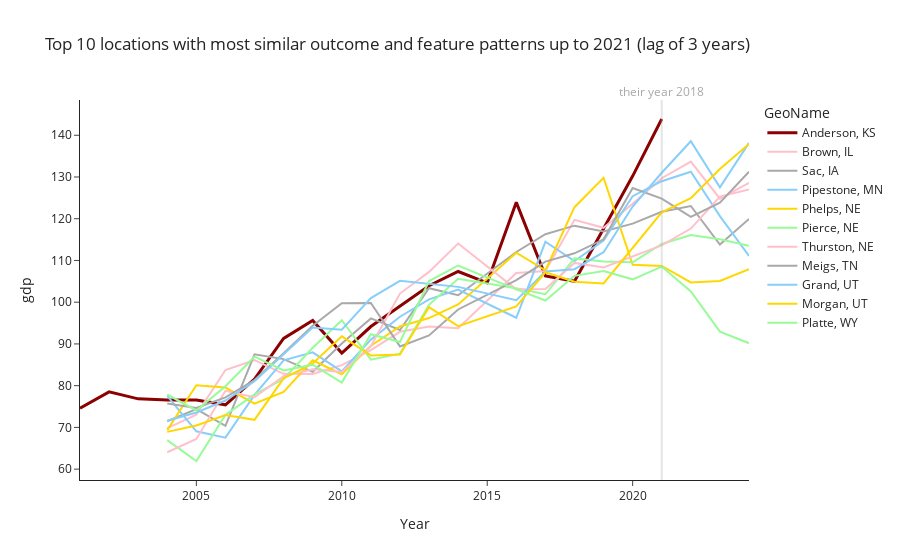

This figure's notebook cell:
### Code cell
# if you want the full dataframe with distances, 
# you still can get this
# it's just boring to print it all over again
#f.find_euclidean_kins()
#display(f.euclidean_kins)

# or, you can plot the few top ranked cities:
f.plot_kins()

### Figure 1 — Plotly figure (JSON) as saved in the notebook; plotly's stock layout.template omitted (floating-point values rounded to 4 significant figures)
{"data": [{"line": {"color": "darkred", "width": 3}, "mode": "lines", "name": "Anderson, KS", "text": "Anderson, KS", "textposition": "top right", "type": "scatter", "x": [2001, 2002, 2003, 2004, 2005, 2006, 2007, 2008, 2009, 2010, 2011, 2013, 2014, 2015, 2016, 2017, 2018, 2019, 2020, 2021], "y": [74.59, 78.51, 76.84, 76.59, 76.55, 75.4, 81.58, 91.31, 95.64, 87.82, 94.17, 104.0, 107.4, 104.6, 123.9, 106.3, 105.0, 117.6, 130.2, 143.9]}, {"line": {"color": "#FFC0CB"}, "mode": "lines", "name": "Brown, IL", "text": "Brown, IL", "textposition": "top right", "type": "scatter", "x": [2004, 2005, 2006, 2007, 2008, 2009, 2010, 2011, 2012, 2013, 2014, 2016, 2017, 2018, 2019, 2020, 2021, 2022, 2023, 2024], "y": [69.84, 73.07, 83.74, 86.11, 82.83, 82.82, 84.91, 88.54, 92.91, 94.17, 93.78, 107.0, 107.5, 119.7, 117.8, 123.6, 129.7, 133.7, 124.8, 128.6]}, {"line": {"color": "#A9A9A9"}, "mode": "lines", "name": "Sac, IA", "text": "Sac, IA", "textposition": "top right", "type": "scatter", "x": [2004, 2005, 2006, 2007, 2008, 2009, 2010, 2011, 2012, 2013, 2014, 2016, 2017, 2018, 2019, 2020, 2021, 2022, 2023, 2024], "y": [71.46, 74.38, 70.37, 87.52, 86.36, 83.31, 90.1, 96.12, 93.34, 103.3, 101.7, 112.0, 116.3, 118.3, 116.9, 118.8, 121.7, 123.1, 113.8, 119.9]}, {"line": {"color": "#87CEFA"}, "mode": "lines", "name": "Pipestone, MN", "text": "Pipestone, MN", "textposition": "top right", "type": "scatter", "x": [2004, 2005, 2006, 2007, 2008, 2009, 2010, 2011, 2012, 2013, 2014, 2016, 2017, 2018, 2019, 2020, 2021, 2022, 2023, 2024], "y": [77.54, 69.06, 67.54, 77.79, 86.09, 87.99, 83.41, 91.04, 96.51, 100.7, 103.0, 96.27, 114.5, 109.9, 114.8, 125.4, 129.0, 131.2, 120.6, 111.1]}, {"line": {"color": "#FFD700"}, "mode": "lines", "name": "Phelps, NE", "text": "Phelps, NE", "textposition": "top right", "type": "scatter", "x": [2004, 2005, 2006, 2007, 2008, 2009, 2010, 2011, 2012, 2013, 2014, 2016, 2017, 2018, 2019, 2020, 2021, 2022, 2023, 2024], "y": [69.35, 80.1, 79.55, 75.7, 78.5, 86.09, 82.74, 89.58, 94.19, 96.2, 99.47, 111.9, 107.6, 122.8, 129.8, 108.9, 108.7, 104.7, 105.1, 107.9]}, {"line": {"color": "#98FB98"}, "mode": "lines", "name": "Pierce, NE", "text": "Pierce, NE", "textposition": "top right", "type": "scatter", "x": [2004, 2005, 2006, 2007, 2008, 2009, 2010, 2011, 2012, 2013, 2014, 2016, 2017, 2018, 2019, 2020, 2021, 2022, 2023, 2024], "y": [66.96, 61.95, 72.98, 77.92, 81.59, 89.07, 95.67, 86.23, 87.67, 99.37, 105.6, 103.4, 101.9, 110.5, 109.7, 109.6, 113.9, 116.1, 115.1, 113.5]}, {"line": {"color": "#FFC0CB"}, "mode": "lines", "name": "Thurston, NE", "text": "Thurston, NE", "textposition": "top right", "type": "scatter", "x": [2004, 2005, 2006, 2007, 2008, 2009, 2010, 2011, 2012, 2013, 2014, 2016, 2017, 2018, 2019, 2020, 2021, 2022, 2023, 2024], "y": [64.04, 67.24, 78.78, 77.23, 82.26, 83.91, 83.27, 89.49, 102.1, 107.3, 114.0, 103.1, 103.2, 109.4, 108.3, 111.0, 113.6, 117.6, 125.3, 127.0]}, {"line": {"color": "#A9A9A9"}, "mode": "lines", "name": "Meigs, TN", "text": "Meigs, TN", "textposition": "top right", "type": "scatter", "x": [2004, 2005, 2006, 2007, 2008, 2009, 2010, 2011, 2012, 2013, 2014, 2016, 2017, 2018, 2019, 2020, 2021, 2022, 2023, 2024], "y": [75.71, 74.63, 77.18, 81.36, 87.74, 94.38, 99.76, 99.83, 89.4, 92.02, 98.26, 105.3, 109.7, 111.7, 115.1, 127.4, 124.8, 120.4, 123.8, 131.3]}, {"line": {"color": "#87CEFA"}, "mode": "lines", "name": "Grand, UT", "text": "Grand, UT", "textposition": "top right", "type": "scatter", "x": [2004, 2005, 2006, 2007, 2008, 2009, 2010, 2011, 2012, 2013, 2014, 2016, 2017, 2018, 2019, 2020, 2021, 2022, 2023, 2024], "y": [71.59, 73.57, 76.44, 81.04, 87.55, 93.92, 93.42, 101.0, 105.1, 104.3, 103.7, 100.5, 107.4, 107.9, 112.0, 122.9, 131.0, 138.6, 127.5, 138.2]}, {"line": {"color": "#FFD700"}, "mode": "lines", "name": "Morgan, UT", "text": "Morgan, UT", "textposition": "top right", "type": "scatter", "x": [2004, 2005, 2006, 2007, 2008, 2009, 2010, 2011, 2012, 2013, 2014, 2016, 2017, 2018, 2019, 2020, 2021, 2022, 2023, 2024], "y": [68.93, 70.46, 72.98, 71.81, 81.74, 85.33, 91.81, 87.25, 87.48, 98.8, 94.26, 99.0, 107.2, 104.9, 104.5, 113.0, 121.5, 124.9, 131.9, 137.9]}, {"line": {"color": "#98FB98"}, "mode": "lines", "name": "Platte, WY", "text": "Platte, WY", "textposition": "top right", "type": "scatter", "x": [2004, 2005, 2006, 2007, 2008, 2009, 2010, 2011, 2012, 2013, 2014, 2016, 2017, 2018, 2019, 2020, 2021, 2022, 2023, 2024], "y": [77.88, 74.05, 79.87, 86.94, 83.63, 85.03, 80.73, 92.34, 90.46, 105.1, 108.8, 103.1, 100.4, 106.3, 107.5, 105.5, 108.5, 102.6, 92.93, 90.17]}], "layout": {"annotations": [{"font": {"color": "darkgray"}, "showarrow": false, "text": "their year 2018", "x": 2021, "xref": "x", "y": 1.05, "yref": "paper"}], "legend": {"title": {"text": "GeoName"}}, "shapes": [{"line": {"color": "darkgray", "width": 2}, "type": "line", "x0": 2021, "x1": 2021, "xref": "x", "y0": 0, "y1": 1, "yref": "paper"}], "title": {"text": "Top 10 locations with most similar outcome and feature patterns up to 2021 (lag of 3 years)"}, "xaxis": {"title": {"text": "Year"}}, "yaxis": {"title": {"text": "gdp"}}}}
